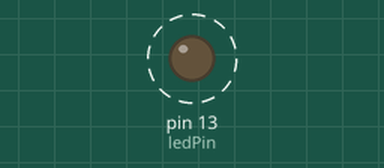
A sketch run on a simulated Arduino Uno, built with avr-gcc and run on an emulated ATmega328P. Shown: output pins drawn as LEDs (lit = HIGH). Dashed ring = blinking.

Above: at 0.5 s.
Timing chart, 0 to 3.0 s (numbered marks = the images above):
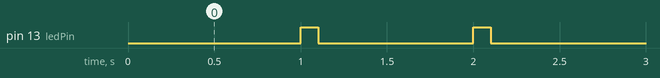

Measured:
- by itself, pin 13 (ledPin): alternates HIGH for 0.10 s and LOW for 0.90 s

The sketch:

Task1_LED_blink_without_delay.ino
```cpp
// ME381 ROBOTICS: Experiment 2
// Task1: LED blink without delay
// No jumper wires to be connected to board. Try changing the interval between blinks and duration for which LED stays on

const int ledPin = LED_BUILTIN; // Built-in LED pin (usually pin 13 on most boards)
const unsigned long interval = 1000; // Interval between blinks (1000 ms = 1 second)
const unsigned long duration = 100;  // Duration the LED stays on (100 ms)

unsigned long previousMillis = 0;  // Stores the last time the LED was updated
bool ledState = LOW;               // Current state of the LED

void setup() {
  pinMode(ledPin, OUTPUT); // Set the LED pin as an output
}

void loop() {
  unsigned long currentMillis = millis(); // Get the current time

  if (ledState == LOW) {
    if (currentMillis - previousMillis >= interval) {
      digitalWrite(ledPin, HIGH);     // Turn on the LED
      ledState = HIGH;                // Update the LED state
      previousMillis = currentMillis; // Save the current time
    }
  } else {
    if (currentMillis - previousMillis >= duration) {
      digitalWrite(ledPin, LOW);      // Turn off the LED
      ledState = LOW;                 // Update the LED state
    }
  }
}
```
